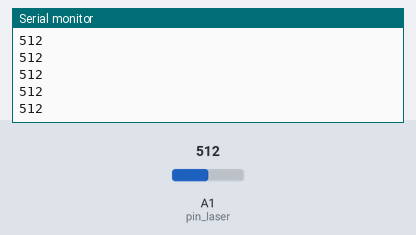
Simulated run of this sketch. Board: Arduino Uno, built with avr-gcc and run on an emulated ATmega328P. On the bench: the last lines printed to the serial monitor. The test bench sets the inputs (shaded band); at power-on: A1 (pin_laser) = 512.

Above: at 1.2 s.
1.3 s: A1 (pin_laser) set to 716
At 2.4 s:
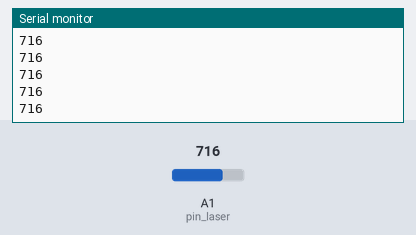
2.8 s: A1 (pin_laser) set to 900
At 3.8 s:
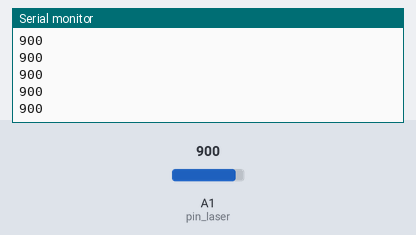
Timing chart, 0 to 5.8 s (numbered marks = the images above; inputs shaded):
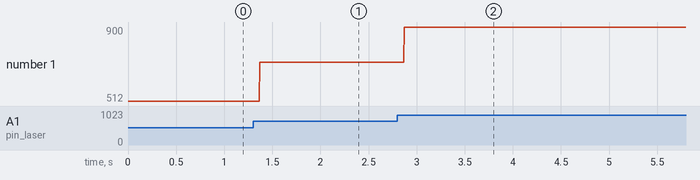

The sketch:

value_finder.ino
```cpp
#define pin_laser A1                        // Change A1 here if you want to use any other analog pin
void setup(){
  Serial.begin(9600);
  pinMode(pin_laser, INPUT);               // Setting the pin as input pin
}
void loop(){
  Serial.println(analogRead(pin_laser));   // Reading the values from the pin and printing it on the serial monitor
}
```

Measured:
- after the input at 1.3 s, the serial monitor: prints a new line after 0.07 s (image 1)
- after the input at 2.8 s, the serial monitor: prints a new line after 0.07 s (image 2)
- plotted number 1: 512 → 716 after the input at 1.3 s, 716 → 900 after the input at 2.8 s
